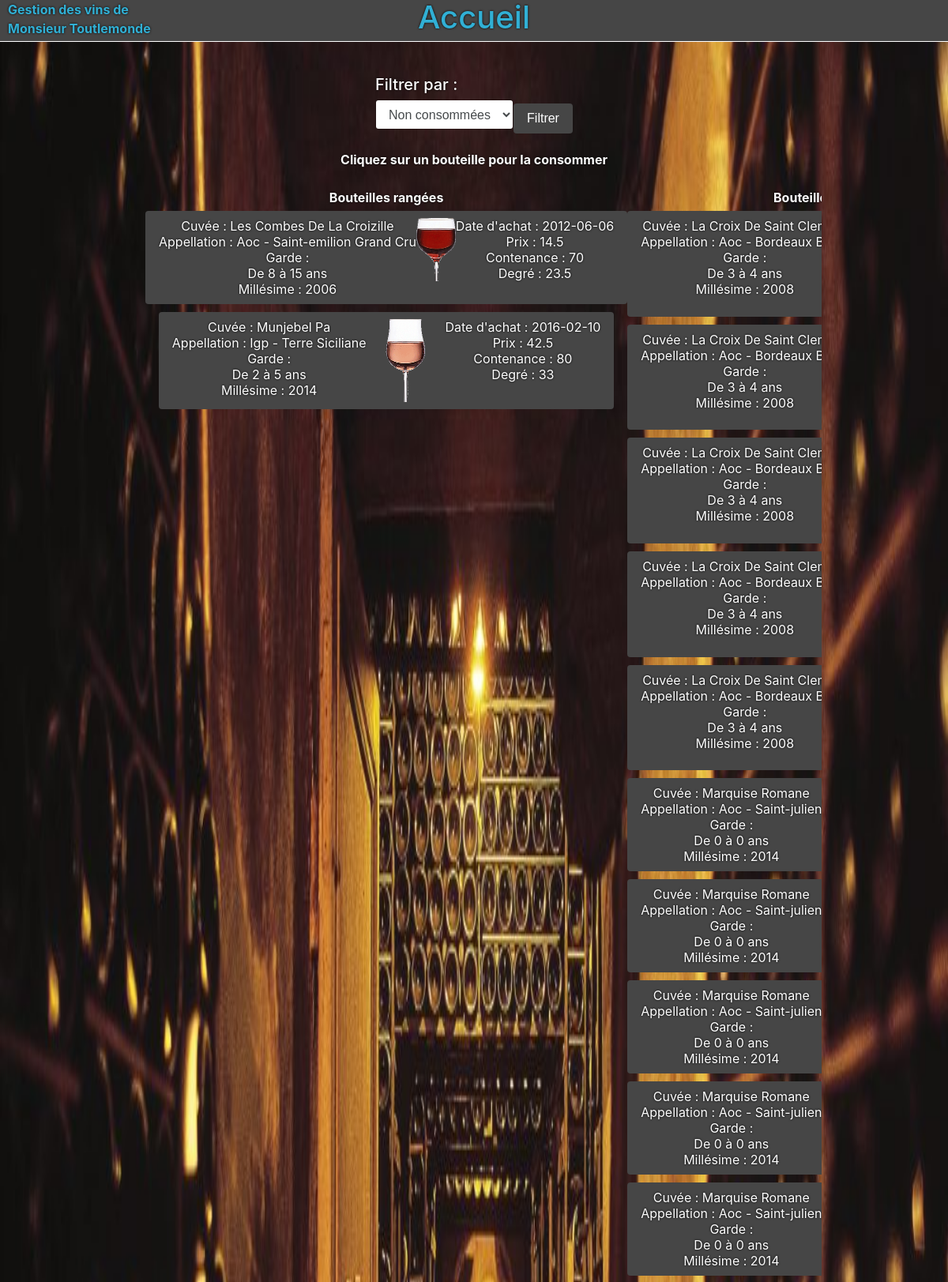
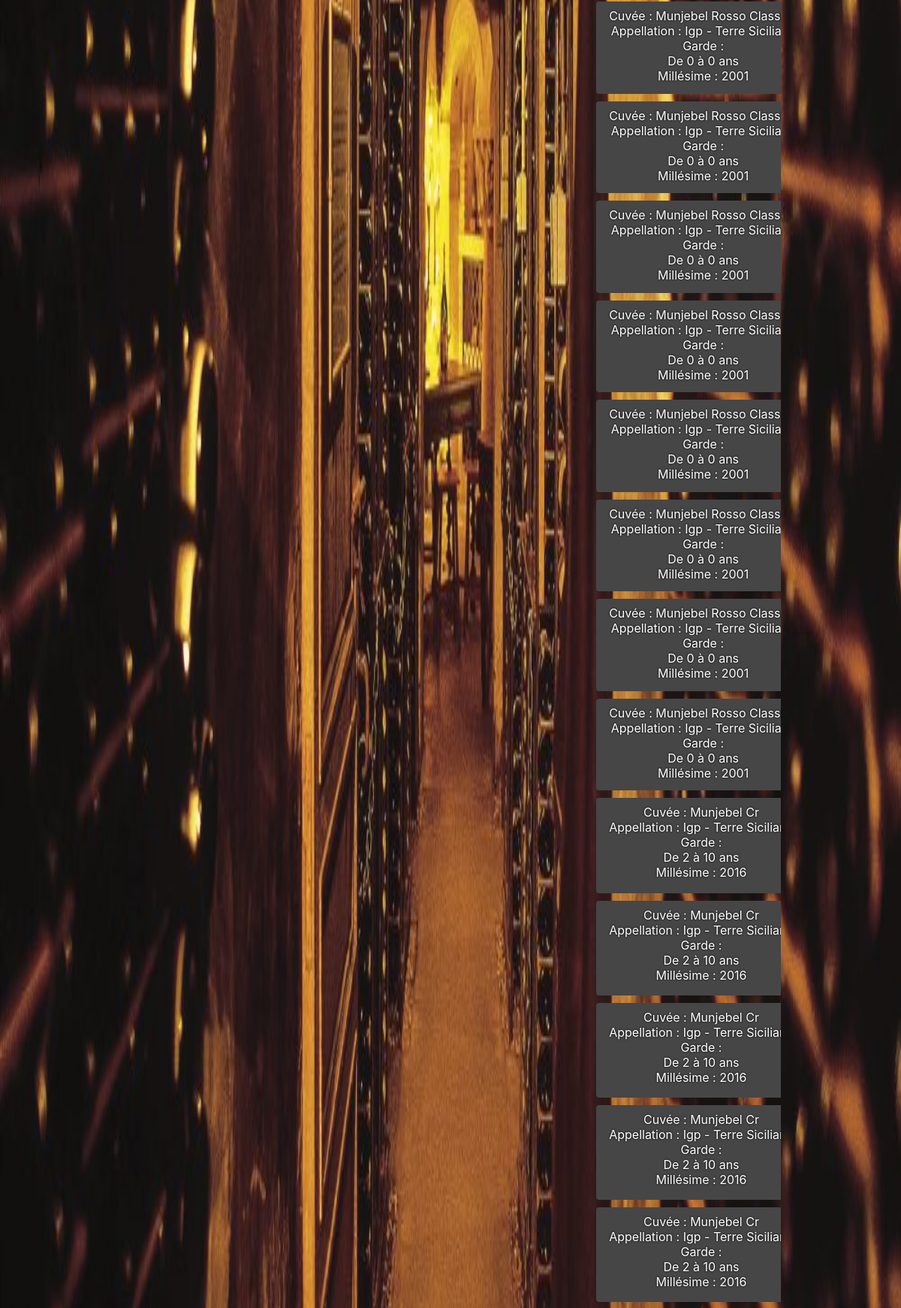
/bouteille.php (upper part), run on the app's committed database (2 pictures, top to bottom).
### tables this page shows
CREATE TABLE IF NOT EXISTS `vin` (
  `idVin` int(11) NOT NULL AUTO_INCREMENT,
  `nomCuvee` varchar(250) NOT NULL,
  `appellation` varchar(250) NOT NULL,
  `nomRegion` varchar(100) DEFAULT NULL,
  `idPays` int(11) NOT NULL,
  `couleur` varchar(20) NOT NULL,
  `idProducteur` int(11) NOT NULL,
  `garde` char(4) DEFAULT NULL,
  `bio` tinyint(1) NOT NULL,
  `millesime` int(11) NOT NULL,
  PRIMARY KEY (`idVin`),
  KEY `idPays` (`idPays`),
  KEY `idProducteur` (`idProducteur`),
  KEY `appellation` (`appellation`),
  KEY `nomRegion` (`nomRegion`),
  KEY `couleur` (`couleur`),
  KEY `millesime` (`millesime`)
);

CREATE TABLE IF NOT EXISTS `bouteille` (
  `idBouteille` int(11) NOT NULL AUTO_INCREMENT,
  `dateAchat` date DEFAULT NULL,
  `prixAchat` int(11) DEFAULT NULL,
  `contenance` int(11) NOT NULL,
  `degreAlcool` int(11) DEFAULT NULL,
  `idVin` int(11) NOT NULL,
  `idEmplacement` int(11) DEFAULT NULL,
  `idConsommation` int(11) DEFAULT NULL,
  `idFournisseur` int(11) DEFAULT NULL,
  PRIMARY KEY (`idBouteille`),
  KEY `idVin` (`idVin`),
  KEY `idEmplacement` (`idEmplacement`),
  KEY `idConsommation` (`idConsommation`),
  KEY `idFournisseur` (`idFournisseur`)
);

### bouteille.php (the view, shortened to what this page needs)
<?php
    require("./include/header.php");
    require("./include/connectDB.php");
    if(isset($_GET["fcons"])) {
        $fcons = htmlspecialchars($_GET["fcons"]);
    } else {
        $fcons = "noCons";
    }
?>
<!DOCTYPE html>
<html lang="fr">
<head>
</head>
<body class="bout">
    <div class="page">
        <form action="bouteille.php?fcons=fcons" method="get">
            <div class="flex-around">
                <div>
                    <h5>Filtrer par :</h5>
                    <div class="flex-around">
                        <select id="fcons" name="fcons" class="form-control">
                            <option value="noCons" <?php if($fcons == "noCons"){?> selected <?php } ?>>Non consommées</option>
                        </select>
                        <input type="submit" value="Filtrer" class="btn btn-vin">
                    </div>
                </div>
            </div>
        </form>
        <div class="flex-around">
            <div>
                <?php
                    if($fcons == "noCons")
                        echo("Cliquez sur un bouteille pour la consommer</br>");
                    else if($fcons == "Cons")
                        echo("Cliquez sur une bouteille pour voir ses informations de consommation</br>");
                ?>
            </div>
        </div>
        <?php
            if(isset($_GET["fcons"])) {
                if($fcons == "noCons") {
                    $requestRangee = mysqli_query($con, "SELECT * FROM bouteille INNER JOIN vin ON bouteille.idVin = vin.idVin
                                                        INNER JOIN pays ON vin.idPays = pays.idPays
                                                        WHERE idEmplacement IS NOT NULL AND idConsommation IS NULL
                                                        ORDER BY vin.couleur, pays.nomPays, vin.appellation");
                    $nbre = mysqli_num_rows(mysqli_query($con, "SELECT * FROM bouteille
                                                                WHERE idEmplacement IS NOT NULL AND idConsommation IS NULL"));
                    $requestNonRangee = mysqli_query($con, "SELECT * FROM bouteille INNER JOIN vin ON bouteille.idVin = vin.idVin
                                                            INNER JOIN pays ON vin.idPays = pays.idPays
                                                            WHERE idEmplacement IS NULL AND idConsommation IS NULL
                                                            ORDER BY vin.couleur, pays.nomPays, vin.appellation");
                    $nbre2 = mysqli_num_rows(mysqli_query($con, "SELECT * FROM bouteille
                                                                WHERE idEmplacement IS NULL AND idConsommation IS NULL"));
                } else if($fcons == "Cons") {
                    $requestRangee = mysqli_query($con, "SELECT * FROM bouteille INNER JOIN consommation ON bouteille.idConsommation = consommation.idConsommation
                                                        WHERE bouteille.idConsommation IS NOT NULL
                                                        ORDER BY consommation.DateConsommation");
                    $nbre = mysqli_num_rows(mysqli_query($con, "SELECT * FROM bouteille WHERE idConsommation IS NOT NULL"));
                } else {
                    $requestRangee = mysqli_query($con, "SELECT * FROM bouteille INNER JOIN vin ON bouteille.idVin = vin.idVin
                                                        WHERE (vin.millesime + (vin.garde % 100)) < EXTRACT(YEAR FROM CURRENT_DATE)
                                                        ORDER BY (vin.millesime + (vin.garde % 100))");
                    $nbre = mysqli_num_rows(mysqli_query($con, "SELECT * FROM bouteille INNER JOIN vin ON bouteille.idVin = vin.idVin
                                                                WHERE (vin.millesime + (vin.garde % 100)) < EXTRACT(YEAR FROM CURRENT_DATE)"));
                }
            } else {
                $requestRangee = mysqli_query($con, "SELECT * FROM bouteille INNER JOIN vin ON bouteille.idVin = vin.idVin
                                                    INNER JOIN pays ON vin.idPays = pays.idPays
                                                    WHERE idEmplacement IS NOT NULL AND idConsommation IS NULL
                                                    ORDER BY vin.couleur, pays.nomPays, vin.appellation");
                $nbre = mysqli_num_rows(mysqli_query($con, "SELECT * FROM bouteille
                                                            WHERE idEmplacement IS NOT NULL AND idConsommation IS NULL"));
                $requestNonRangee = mysqli_query($con, "SELECT * FROM bouteille INNER JOIN vin ON bouteille.idVin = vin.idVin
                                                        INNER JOIN pays ON vin.idPays = pays.idPays
                                                        WHERE idEmplacement IS NULL AND idConsommation IS NULL
                                                        ORDER BY vin.couleur, pays.nomPays, vin.appellation");
                $nbre2 = mysqli_num_rows(mysqli_query($con, "SELECT * FROM bouteille
                                                            WHERE idEmplacement IS NULL AND idConsommation IS NULL"));
            }
        ?>
        <div class="flex-around">
            <div class="text-center">
        <?php
            if($fcons != "Cons")
                echo("Bouteilles rangées</br>");
            for($i = 0; $i < 25 && $i < $nbre; $i++) {
                $data = mysqli_fetch_array($requestRangee);
                $id = $data[0];
                $date = $data[1];
                $prix = $data[2];
                $cont = $data[3];
                $deg = $data[4];
                $vin = $data[5];
                $request = mysqli_query($con, "SELECT * FROM vin WHERE idVin LIKE \"$vin\"");
                $data = mysqli_fetch_array($request);
                $cuvee = $data[1];
                $appel = $data[2];
                $col = $data[5];
                $garde = $data[7];
                $mill = $data[9];
                $prix /= 100;
                $cont /= 10;
                $deg /= 10;
        ?>
                <div class="text-center">
                    <a class="btn btn-vin" href="<?php if($fcons == "noCons") { ?>
                                                            ./consommation.php?idbout=<?php echo($id);
                                                        } else if($fcons == "Cons") { ?>
                                                            ./consomee.php?idbout=<?php echo($id); } ?>">
                        <div class="flex-around">
                            <div>
                                <?php
                                    echo("Cuvée : ".ucwords($cuvee)."</br>");
                                    echo("Appellation : ".ucwords($appel)."</br>");
                                    $garde1 = round($garde / 100, 0);
                                    $garde2 = $garde % 100;
                                    echo("Garde :</br>De ".$garde1." à ".$garde2." ans</br>");
                                    echo("Millésime : ".$mill."</br>");
                                ?>
                            </div>
                            <div>
                                <?php
                                    if($col == "rgt") {
                                        ?><img class="img" src="image/rgt.png" /><?php
                                    } else if($col == "blt") {
                                        ?><img class="img" src="./image/blt.png" /><?php
                                    } else if($col == "rst") {
                                        ?><img class="img" src="./image/rst.png" /><?php
                                    } else if($col == "ble") {
                                        ?><img class="img" src="./image/ble.png" /><?php
                                    } else if($col == "rse") {
                                        ?><img class="img" src="./image/rse.png" /><?php
                                    } else if($col == "rgl") {
                                        ?><img class="img" src="./image/rgl.png" /><?php
                                    } else if($col == "bll") {
                                        ?><img class="img" src="./image/bll.png" /><?php
                                    }
                                ?>
                            </div>
                            <div>
                                <?php
                                    echo("Date d'achat : ".$date."</br>");
                                    echo("Prix : ".$prix."</br>");
                                    echo("Contenance : ".$cont."</br>");
                                    echo("Degré : ".$deg."</br>");
                                ?>
                            </div>
                        </div>
                    </a>
                </div>
        <?php }
        ?>
            </div>
        <?php
            if($fcons == "noCons") {
        ?>
            <div class="text-center">
        <?php
            echo("Bouteilles non rangées</br>");
            for($i = 0; $i < 25 && $i < $nbre2; $i++) {
                $data = mysqli_fetch_array($requestNonRangee);
                $id = $data[0];
                $vin = $data[5];
                $request = mysqli_query($con, "SELECT * FROM vin WHERE idVin LIKE \"$vin\"");
                $data = mysqli_fetch_array($request);
                $cuvee = $data[1];
                $appel = $data[2];
                $garde = $data[7];
                $mill = $data[9];
        ?>
                <div class="text-center">
                    <a class="btn btn-vin" href="<?php if($fcons == "noCons"){ ?>./consommation.php?idbout=<?php echo($id); ?><?php } ?>">
                        <div class="flex-around">
                            <div>
                                <?php
                                    echo("Cuvée : ".ucwords($cuvee)."</br>");
                                    echo("Appellation : ".ucwords($appel)."</br>");
                                    $garde1 = round($garde / 100, 0);
                                    $garde2 = $garde % 100;
                                    echo("Garde :</br>De ".$garde1." à ".$garde2." ans</br>");
                                    echo("Millésime : ".$mill."</br>");
                                ?>
                            </div>
                        </div>
                    </a>
                </div>
        <?php }
        ?>
            </div>
        <?php } ?>
        </div>
    </div>
</body>
</html>

### css/light.css (style rules this page uses)
body { background-attachment: fixed; background-size: 100%; margin: auto; }
.bout { color: #fff; text-shadow: 0px 0px 3px black; background-image: url(../image/cave.jpg); background-size: 100% 100%; }
.page { overflow: hidden; min-height: 86%; margin: 5em 10em 0em 10em; padding: 1em 1.5em 1em 1.5em; font-weight: bold; }
.flex-around { display: flex; justify-content: space-around; }
.img { width: 50%; min-width: 50px; max-width: 100px; }
.btn { margin: 5px 0px 5px 0px; }
.btn-vin { color: #fff; background-color: #464646; border-color: #fff; }

### data on the page
vin: nomCuvee "Les Combes De La Croizille", appellation "Aoc - Saint-emilion Grand Cru", garde "8", garde "15", millesime "2006", bouteille.dateAchat "2012-06-06", prix "14.5", cont "70", deg "23.5"
vin: nomCuvee "Munjebel Pa", appellation "Igp - Terre Siciliane", garde "2", garde "5", millesime "2014", bouteille.dateAchat "2016-02-10", prix "42.5", cont "80", deg "33"
vin: nomCuvee "La Croix De Saint…", appellation "Aoc - Bordeaux…", garde "3", garde "4", millesime "2008"
vin: nomCuvee "Marquise Romane", appellation "Aoc - Saint-julien", garde "0", millesime "2014"
vin: nomCuvee "Munjebel Rosso…", appellation "Igp - Terre…", garde "0", millesime "2001"
vin: nomCuvee "Munjebel Cr", appellation "Igp - Terre…", garde "2", garde "10", millesime "2016"
